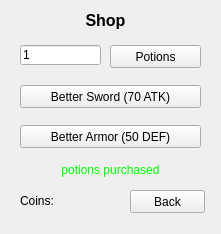
<?xml version="1.0" encoding="UTF-8"?>
<ui version="4.0">
 <class>shop</class>
 <widget class="QWidget" name="shop">
  <property name="geometry">
   <rect>
    <x>0</x>
    <y>0</y>
    <width>221</width>
    <height>234</height>
   </rect>
  </property>
  <property name="windowTitle">
   <string>Shop</string>
  </property>
  <property name="windowIcon">
   <iconset resource="../resources.qrc">
    <normaloff>:/title_screen/icon.ico</normaloff>:/title_screen/icon.ico</iconset>
  </property>
  <widget class="QLineEdit" name="lineEdit">
   <property name="geometry">
    <rect>
     <x>20</x>
     <y>45</y>
     <width>81</width>
     <height>20</height>
    </rect>
   </property>
   <property name="text">
    <string>1</string>
   </property>
  </widget>
  <widget class="QPushButton" name="pushButton">
   <property name="geometry">
    <rect>
     <x>110</x>
     <y>45</y>
     <width>91</width>
     <height>23</height>
    </rect>
   </property>
   <property name="text">
    <string>Potions</string>
   </property>
  </widget>
  <widget class="QPushButton" name="pushButton_2">
   <property name="geometry">
    <rect>
     <x>20</x>
     <y>85</y>
     <width>181</width>
     <height>23</height>
    </rect>
   </property>
   <property name="text">
    <string>Better Sword (70 ATK)</string>
   </property>
  </widget>
  <widget class="QPushButton" name="pushButton_3">
   <property name="geometry">
    <rect>
     <x>20</x>
     <y>125</y>
     <width>181</width>
     <height>23</height>
    </rect>
   </property>
   <property name="text">
    <string>Better Armor (50 DEF)</string>
   </property>
  </widget>
  <widget class="QLabel" name="label">
   <property name="geometry">
    <rect>
     <x>20</x>
     <y>10</y>
     <width>171</width>
     <height>21</height>
    </rect>
   </property>
   <property name="font">
    <font>
     <pointsize>12</pointsize>
     <weight>75</weight>
     <bold>true</bold>
    </font>
   </property>
   <property name="text">
    <string>Shop</string>
   </property>
   <property name="alignment">
    <set>Qt::AlignCenter</set>
   </property>
  </widget>
  <widget class="QLabel" name="status_text">
   <property name="geometry">
    <rect>
     <x>20</x>
     <y>160</y>
     <width>181</width>
     <height>20</height>
    </rect>
   </property>
   <property name="palette">
    <palette>
     <active>
      <colorrole role="WindowText">
       <brush brushstyle="SolidPattern">
        <color alpha="255">
         <red>0</red>
         <green>255</green>
         <blue>0</blue>
        </color>
       </brush>
      </colorrole>
      <colorrole role="Text">
       <brush brushstyle="SolidPattern">
        <color alpha="255">
         <red>255</red>
         <green>0</green>
         <blue>0</blue>
        </color>
       </brush>
      </colorrole>
      <colorrole role="PlaceholderText">
       <brush brushstyle="SolidPattern">
        <color alpha="128">
         <red>255</red>
         <green>0</green>
         <blue>0</blue>
        </color>
       </brush>
      </colorrole>
     </active>
     <inactive>
      <colorrole role="WindowText">
       <brush brushstyle="SolidPattern">
        <color alpha="255">
         <red>0</red>
         <green>255</green>
         <blue>0</blue>
        </color>
       </brush>
      </colorrole>
      <colorrole role="Text">
       <brush brushstyle="SolidPattern">
        <color alpha="255">
         <red>255</red>
         <green>0</green>
         <blue>0</blue>
        </color>
       </brush>
      </colorrole>
      <colorrole role="PlaceholderText">
       <brush brushstyle="SolidPattern">
        <color alpha="128">
         <red>255</red>
         <green>0</green>
         <blue>0</blue>
        </color>
       </brush>
      </colorrole>
     </inactive>
     <disabled>
      <colorrole role="WindowText">
       <brush brushstyle="SolidPattern">
        <color alpha="255">
         <red>120</red>
         <green>120</green>
         <blue>120</blue>
        </color>
       </brush>
      </colorrole>
      <colorrole role="Text">
       <brush brushstyle="SolidPattern">
        <color alpha="255">
         <red>120</red>
         <green>120</green>
         <blue>120</blue>
        </color>
       </brush>
      </colorrole>
      <colorrole role="PlaceholderText">
       <brush brushstyle="SolidPattern">
        <color alpha="128">
         <red>0</red>
         <green>0</green>
         <blue>0</blue>
        </color>
       </brush>
      </colorrole>
     </disabled>
    </palette>
   </property>
   <property name="text">
    <string>potions purchased</string>
   </property>
   <property name="alignment">
    <set>Qt::AlignCenter</set>
   </property>
  </widget>
  <widget class="QPushButton" name="back">
   <property name="geometry">
    <rect>
     <x>130</x>
     <y>190</y>
     <width>75</width>
     <height>23</height>
    </rect>
   </property>
   <property name="text">
    <string>Back</string>
   </property>
  </widget>
  <widget class="QLabel" name="lcoins">
   <property name="geometry">
    <rect>
     <x>20</x>
     <y>190</y>
     <width>91</width>
     <height>21</height>
    </rect>
   </property>
   <property name="text">
    <string>Coins: </string>
   </property>
  </widget>
 </widget>
 <resources>
  <include location="../resources.qrc"/>
 </resources>
 <connections/>
</ui>
